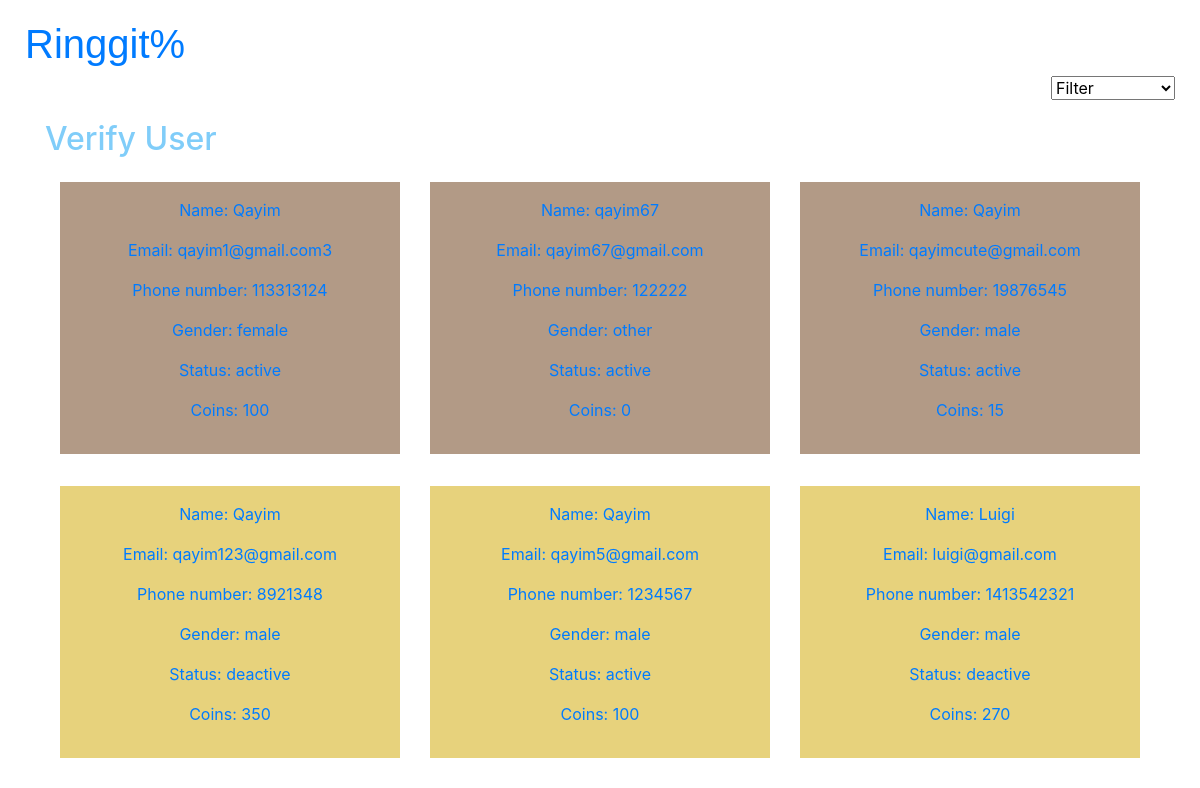
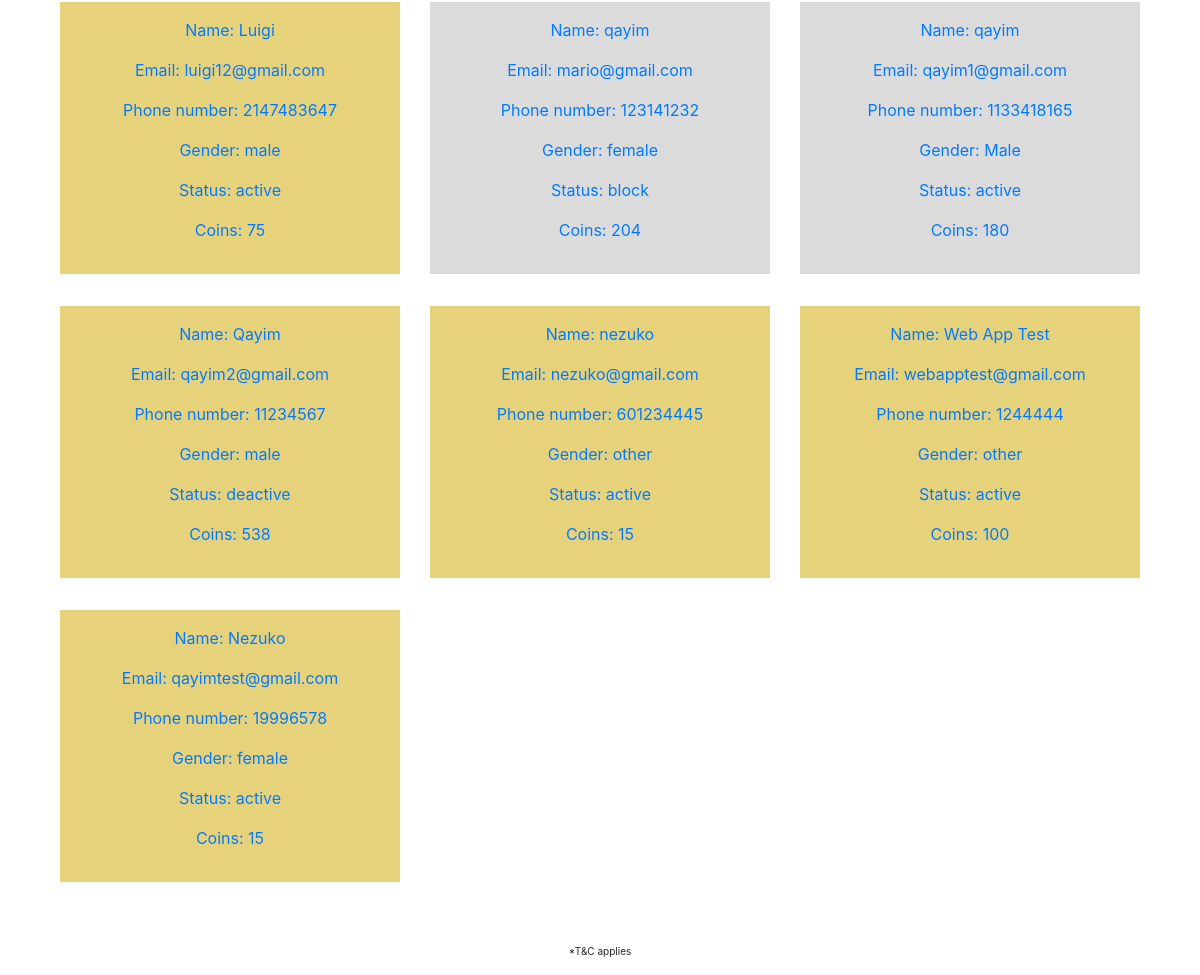
/adminverifyuser.php (signed in), run on the app's committed database (2 pictures, top to bottom).
### tables this page shows
CREATE TABLE `users` (
  `phone` int(11) NOT NULL,
  `name` varchar(128) DEFAULT NULL,
  `pass` varchar(128) DEFAULT NULL,
  `email` varchar(128) DEFAULT NULL,
  `address` varchar(128) DEFAULT NULL,
  `postal` varchar(20) DEFAULT NULL,
  `country` varchar(128) DEFAULT NULL,
  `gender` varchar(128) DEFAULT NULL,
  `category` varchar(128) DEFAULT 'peasant',
  `stats` varchar(128) DEFAULT 'active',
  `referalcode` varchar(128) DEFAULT NULL,
  `refertype` varchar(128) DEFAULT NULL,
  `referalcounter` varchar(128) DEFAULT NULL,
  `coinamount` int(11) DEFAULT NULL,
  `aid` varchar(128) DEFAULT NULL
);

### adminverifyuser.php (the view, shortened to what this page needs)
<?php
    require_once "pdo.php";
    $stmt = $pdo->query("SELECT * FROM users order by category desc;");
    $rows = $stmt->fetchAll(PDO::FETCH_ASSOC);
?>
<!DOCTYPE html>
<html lang="en">
    <head>
		<link rel="stylesheet" href="https://cdnjs.cloudflare.com/ajax/libs/font-awesome/4.7.0/css/font-awesome.min.css">
		<link rel="stylesheet" href="path/to/font-awesome/css/font-awesome.min.css">
		<link rel="stylesheet"
			href="https://maxcdn.bootstrapcdn.com/bootstrap/4.5.2/css/bootstrap.min.css">
    </head>
    <body>
        <div class="logo">
			<a href="adminpage.php">
					<h1>Ringgit%</h1>
			</a>
		</div>
			<div class="two">
				<select name="userpage" onchange="location = this.value;">
				 <option value="">Filter</option>
				</select>
			</div>
	   <div class="container">
        <h2>Verify User</h2>
			<div class="container fluid">
			<?php
				echo('<div class="complogo">');
						echo('<div class="row">');
						foreach ($rows as $row) {
								if($row['category'] == "peasant"){
									$bgcolor = "bg1";
								} else if($row['category'] == "duke"){
									$bgcolor = "bg2";
								} else{
									$bgcolor = "bg3";
								}
									echo('<div class="col-sm-4">');
										echo('<a href="adminuserdetail.php?phone='.$row['phone'].'">');
											echo('<div class="container-'.$bgcolor.'">');
												echo('<div class="container p-3 my-3">');
													echo('<p>Name: ');
													echo($row['name']);
													echo('</p>');
													echo('<p> Email: ');
													echo($row['email']);
													echo('</p>');
													echo('<p>Phone number: ');
													echo($row['phone']);
													echo('</p>');
													echo('<p>Gender: ');
													echo($row['gender']);
													echo('</p>');
													echo('<p>Status: ');
													echo($row['stats']);
													echo('</p>');
													echo('<p>Coins: ');
													echo($row['coinamount']);
													echo('</p>');
												echo('</div>');
											echo('</div>');
										echo('</a>');
									echo('</div>');
						}
						echo('</div>');
				echo('</div>');
				?>
			</div>
				<div class="terms">
					<p>*T&C applies</p>
				</div>
			</div>
    </body>
</html>

### adminverifyuser.php (style rules this page uses)
.logo { font-family: "Trebuchet MS", sans-serif; padding-top: 20px; padding-left: 25px; }
h2 { padding-top: 20px; color: #80CDF9; }
.two { text-align: right; padding-right: 25px; }
p { text-align: center; }
.complogo { text-align: center; }
.terms { font-size: 10px; padding-top: 30px; }
.container-bg1 { background-color: #b29a86; }
.container-bg2 { background-color: #DBDBDC; }
.container-bg3 { background-color: #E7D27C; }

### data on the page
users: name "Qayim", email "qayim1@gmail.com3", phone "113313124", gender "female", stats "active", coinamount "100"
users: name "qayim67", email "qayim67@gmail.com", phone "122222", gender "other", stats "active", coinamount "0"
users: name "Qayim", email "qayimcute@gmail.com", phone "19876545", gender "male", stats "active", coinamount "15"
users: name "Qayim", email "qayim123@gmail.com", phone "8921348", gender "male", stats "deactive", coinamount "350"
users: name "Qayim", email "qayim5@gmail.com", phone "1234567", gender "male", stats "active", coinamount "100"
users: name "Luigi", email "luigi@gmail.com", phone "1413542321", gender "male", stats "deactive", coinamount "270"
users: name "Luigi", email "luigi12@gmail.com", phone "2147483647", gender "male", stats "active", coinamount "75"
users: name "qayim", email "mario@gmail.com", phone "123141232", gender "female", stats "block", coinamount "204"
users: name "qayim", email "qayim1@gmail.com", phone "1133418165", gender "Male", stats "active", coinamount "180"
users: name "Qayim", email "qayim2@gmail.com", phone "11234567", gender "male", stats "deactive", coinamount "538"
users: name "nezuko", email "nezuko@gmail.com", phone "601234445", gender "other", stats "active", coinamount "15"
users: name "Web App Test", email "webapptest@gmail.com", phone "1244444", gender "other", stats "active", coinamount "100"
users: name "Nezuko", email "qayimtest@gmail.com", phone "19996578", gender "female", stats "active", coinamount "15"
